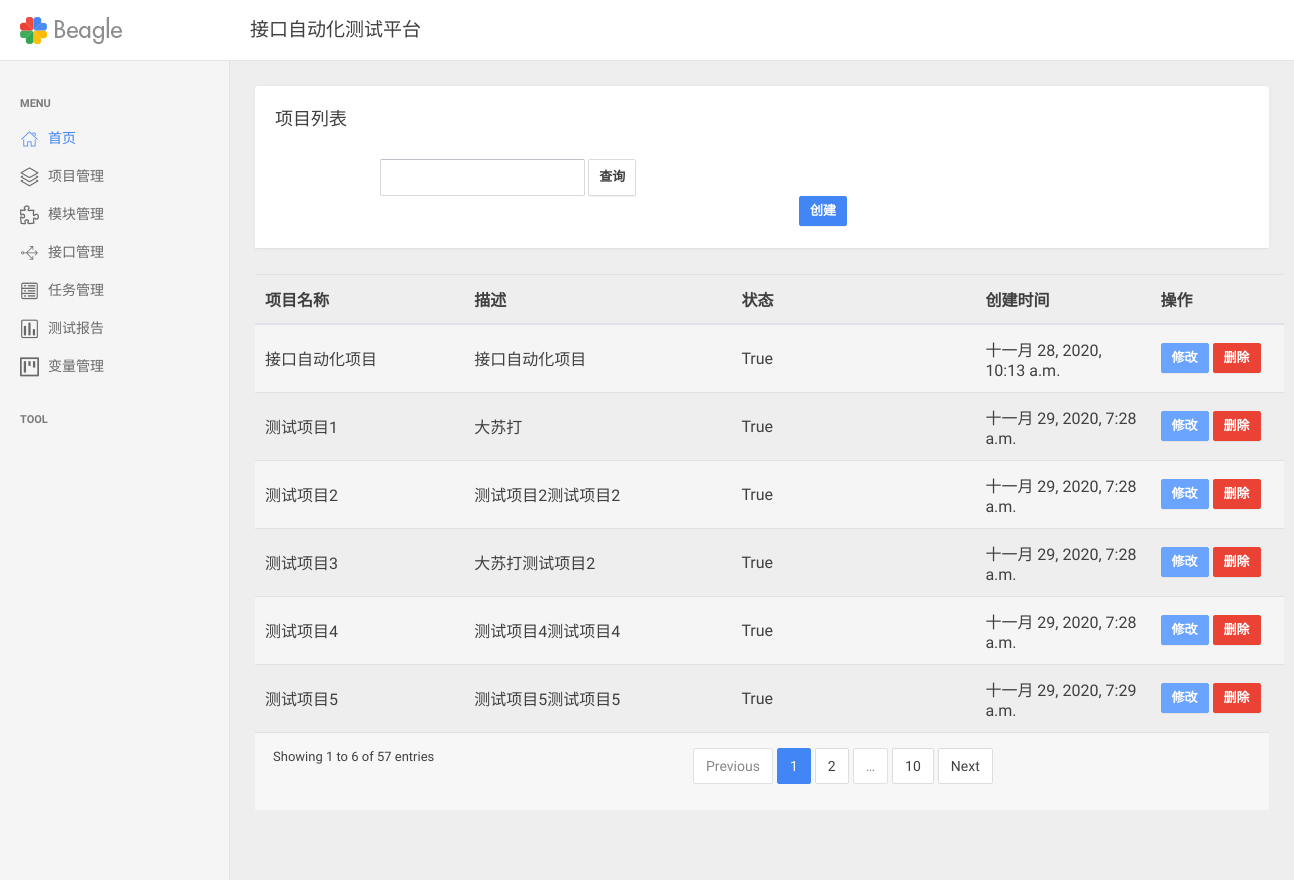
The app's page /project/list/, older data.
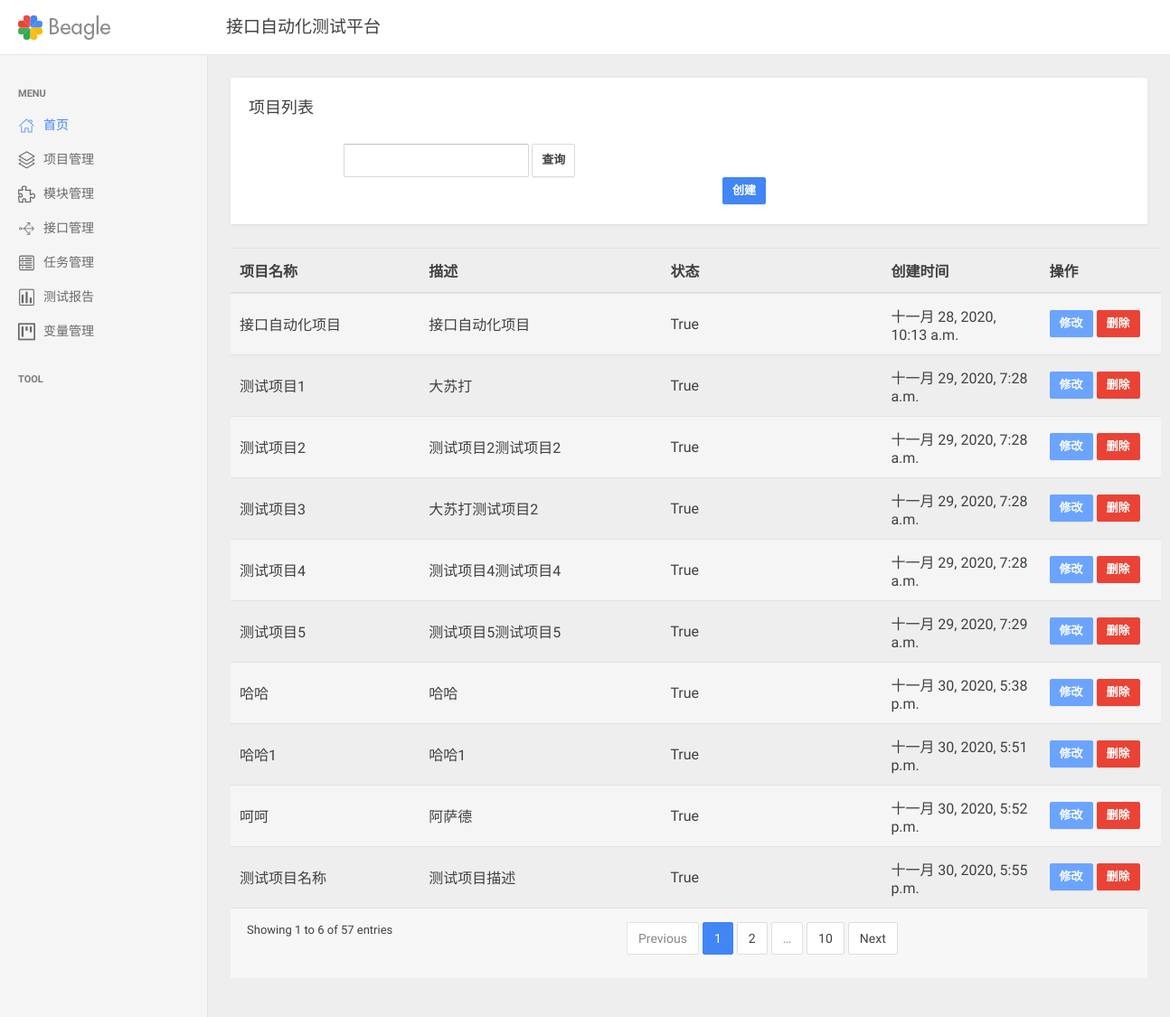
The same page, newer data.
### project/models.py (models this page shows, shortened)
class Project(models.Model):
    name = models.CharField('项目名称', max_length=100, blank=False)
    describe = models.TextField('描述', default='')
    status = models.BooleanField('状态', default=True)
    create_time = models.DateTimeField('创建时间', auto_now_add=True)
    update_time = models.DateTimeField('更新时间', auto_now=True)
    class Meta:
        verbose_name = '项目管理'
        verbose_name_plural = '项目管理'

### project/views/project_views.py (the view)
# urls.py: path('list/', project_views.list),
def list(request):
    pj_list = Project.objects.filter(status=True)
    return render(request, 'project/list.html', {
        'pj_list': pj_list
    })

### templates/project/list.html (shortened to what this page needs)
{% extends "home.html" %}
{% load static %}
{% block home %}
    <div class="row">
        <div class="col-sm-12">
            <div class="card card-table">
                <div class="card-header">项目列表
                </div>
                <div class="card-body">
                  <div id="table3_wrapper" class="dataTables_wrapper dt-bootstrap4 no-footer">
                      <div class="row be-datatable-header">
                          <div class="col-sm-6">
                              <div id="table6_length" class="dataTables_length">
                                  <label><input type="search" class="form-control form-control-sm" placeholder="" aria-controls="table6"></label>
                                  <button class="btn btn-secondary buttons-copy buttons-html5" tabindex="0" aria-controls="table3"  style="height: 37px;margin-top: -2px" type="button">
                                      <span>查询</span>
                                  </button>
                              </div>
                          </div>
                          <div class="col-sm-6 text-right">
                          <div class="dt-buttons btn-group">
                              <a href="/project/add/"><button type="button" class="btn btn-primary">创建</button></a>
                            </div>
                          </div>
                        </div>
                      </div>
                      </div>
                      </div>
                      <div class="row be-datatable-body"><div class="col-sm-12"><table class="table table-striped table-hover table-fw-widget dataTable no-footer" id="table3" role="grid" style="table-layout: fixed" aria-describedby="table3_info">
                    <thead>
                      <tr role="row"><th class="sorting_asc" tabindex="0" aria-controls="table3" rowspan="1" colspan="1" aria-sort="ascending" aria-label="Rendering engine: activate to sort column descending" style="width: 209.2px;">项目名称</th>
                          <th class="sorting" tabindex="0" aria-controls="table3" rowspan="1" colspan="1" aria-label="Browser: activate to sort column ascending" style="width: 267.2px;">描述</th>
                          <th class="sorting" tabindex="0" aria-controls="table3" rowspan="1" colspan="1" aria-label="Platform(s): activate to sort column ascending" style="width: 244px;">状态</th>
                          <th class="sorting" tabindex="0" aria-controls="table3" rowspan="1" colspan="1" aria-label="Engine version: activate to sort column ascending" style="width: 175.2px;">创建时间</th>
                          <th class="sorting" tabindex="0" aria-controls="table3" rowspan="1" colspan="1" aria-label="CSS grade: activate to sort column ascending" style="width: 133.6px;">操作</th>
                      </tr>
                    </thead>
                    <tbody>
                    {% for pj in pj_list %}
                    <tr class="gradeA odd" role="row">
                        <td tabindex="0" class="sorting_1">{{ pj.name }}</td>
                        <td>{{ pj.describe }}</td>
                        <td>{{ pj.status }}</td>
                        <td class="center">{{ pj.create_time }}</td>
                        <td>
                            <a href="/project/edit/{{ pj.id }}/"><button class="btn btn-info">修改</button></a>
                          <button type="button" class="btn btn-danger">删除</button>
                        </td>
                      </tr>
                    {% endfor %}
                    </tbody>
                  </table>
                      </div>
                      </div>
                      <div class="row be-datatable-footer">
                          <div class="col-sm-5">
                              <div class="dataTables_info" id="table3_info" role="status" aria-live="polite">Showing 1 to 6 of 57 entries</div>
                          </div><div class="col-sm-7">
                          <div class="dataTables_paginate paging_simple_numbers" id="table3_paginate">
                              <ul class="pagination">
                                  <li class="paginate_button page-item previous disabled" id="table3_previous"><a href="#" aria-controls="table3" data-dt-idx="0" tabindex="0" class="page-link">Previous</a></li>
                                  <li class="paginate_button page-item active"><a href="#" aria-controls="table3" data-dt-idx="1" tabindex="0" class="page-link">1</a></li>
                                  <li class="paginate_button page-item "><a href="#" aria-controls="table3" data-dt-idx="2" tabindex="0" class="page-link">2</a></li>
                                  <li class="paginate_button page-item disabled" id="table3_ellipsis"><a href="#" aria-controls="table3" data-dt-idx="3" tabindex="0" class="page-link">…</a></li>
                                  <li class="paginate_button page-item "><a href="#" aria-controls="table3" data-dt-idx="4" tabindex="0" class="page-link">10</a></li>
                                  <li class="paginate_button page-item next" id="table3_next"><a href="#" aria-controls="table3" data-dt-idx="5" tabindex="0" class="page-link">Next</a></li>
                              </ul>
                          </div>
                      </div>
                      </div>
                  </div>
                </div>
              </div>
        </div>
    </div>
{% endblock %}

### templates/home.html (shortened to what this page needs)
{% extends 'base.html' %}
{% block base %}
    <div class="be-wrapper be-fixed-sidebar">
      <nav class="navbar navbar-expand fixed-top be-top-header">
        <div class="container-fluid">
          <div class="be-navbar-header"><a class="navbar-brand" href="index.html"></a>
          </div>
          <div class="page-title"><span>接口自动化测试平台</span></div>
        </div>
      </nav>
      <div class="be-left-sidebar">
        <div class="left-sidebar-wrapper"><a class="left-sidebar-toggle" href="#">Dashboard</a>
          <div class="left-sidebar-spacer">
            <div class="left-sidebar-scroll">
              <div class="left-sidebar-content">
                <ul class="sidebar-elements">
                  <li class="divider">Menu</li>
                  <li class="active">
                      <a href="index.html"><i class="icon iconfont iconshouyeshouye"></i><span>首页</span></a>
                  </li>
                  <li class="parent"><a href="/project/list/"><i class="icon iconfont iconxiangmuguanli"></i><span>项目管理</span></a></li>
                  <li class="parent"><a href="charts.html"><i class="icon iconfont iconmokuaiguanli"></i><span>模块管理</span></a>
                  </li>
                  <li class="parent"><a href="#"><i class="icon iconfont iconfuwu-jiekou-01"></i><span>接口管理</span></a>
                  </li>
                  <li class="parent"><a href="#"><i class="icon iconfont iconrenwuguanli"></i><span>任务管理</span></a>
                  </li>
                  <li class="parent"><a href="#"><i class="icon iconfont iconxinicon_huabanfuben"></i><span>测试报告</span></a>
                  </li>
                  <li class="parent"><a href="#"><i class="icon iconfont iconbianliangguanli"></i><span>变量管理</span></a>
                  </li>
                  <li class="divider">Tool</li>
                </ul>
              </div>
            </div>
          </div>
        </div>
      </div>
      <div class="be-content">
          <div class="main-content container-fluid">
            <main class="content">
                {% block home %}
                {% endblock %}
{% endblock %}

### templates/base.html (shortened to what this page needs)
{% load static %}
<html lang="en">
  <head>
    <link rel="stylesheet" href="{% static "css/bootstrap.min.css" %}" type="text/css"/>
    <link rel="stylesheet" href="{% static "css/app.css" %}" type="text/css"/>
    <link rel="stylesheet" href="{% static "css/iconfont.css" %}" type="text/css"/>
  </head>
<body>
{% block base %}
{% endblock %}
</body>
</html>>

Row changes from the older to the newer data that the page shows:
added Project: name "哈哈", describe "哈哈", status "True", create_time "十一月 30, 2020, 5:38 p.m."
added Project: name "哈哈1", describe "哈哈1", status "True", create_time "十一月 30, 2020, 5:51 p.m."
added Project: name "呵呵", describe "阿萨德", status "True", create_time "十一月 30, 2020, 5:52 p.m."
added Project: name "测试项目名称", describe "测试项目描述", status "True", create_time "十一月 30, 2020, 5:55 p.m."
